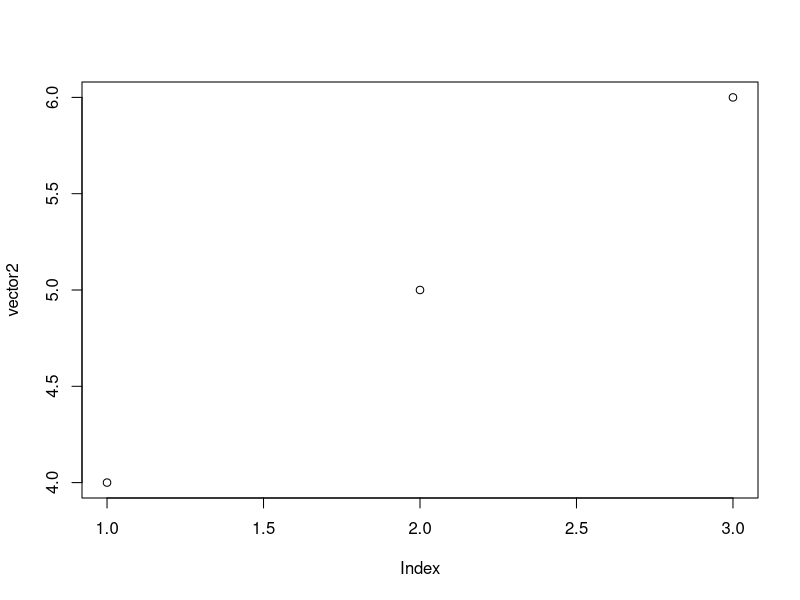

Generate this figure with R:
# 📏 Vector (one-dimensional data structure with the same data type) ####
vector1 <- c(1L, 2L, 3L) # Create an integer vector
vector1 # Display the vector
class(vector1) # Check the data type of the vector

vector2 <- seq(from = 4, to = 6, by = 1) # Create a numeric sequence from 4 to 6 with step 1
vector2 # Display the vector
class(vector2) # Check the data type of the vector

vector3 <- rep(x = 7, times = 3) # Create a numeric vector repeating 7 three times
vector3 # Display the vector
class(vector3) # Check the data type of the vector

vector4 <- c("a", "b", "c") # Create a character vector
vector4 # Display the vector
class(vector4) # Check the data type of the vector

combined_vector <- c(vector1, vector2, vector3, vector4) # Combine all vectors into one
combined_vector # Display the combined vector
class(combined_vector) # Check the data type of the combined vector

sort(x = c(vector1, vector2), decreasing = TRUE) # Sort combined numeric vectors in descending order
sort(x = c(vector1, vector2), decreasing = FALSE) # Sort combined numeric vectors in ascending order
sum(vector1) # Sum of numeric vector elements
mean(vector2) # Mean of numeric sequence
plot(vector2) # Basic plotting
length(vector4) # Count elements in a character vector

# 📦 List (one-dimensional data structure with mixed data types) ####
vector1 <- c(1, 2, 3, 4) # Create a numeric vector
vector2 <- c("a", "b", "c", "d") # Create a character vector
list1 <- list(vector1, vector2) # Create a list containing vectors of different types
list1 # Display the list
class(list1) # Check the data type of the list
class(list1[[1]]) # Check the data type of the first element of the list
class(list1[[2]]) # Check the data type of the second element of the list

sum(list1[[1]]) # Sum of numeric vector stored in the list
length(list1[[2]]) # Count elements of character vector in the list
list1[[1]] + 10 # Add 10 to each element of numeric vector in the list
paste(list1[[2]], "1", sep = "") # Append "1" to each character element in the list

# 🧮 Matrix (two-dimensional data structure with the same data type) ####
matrix1 <- matrix(data = c(1, 2, 3), nrow = 3, ncol = 1) # Create a matrix with 3 rows and 1 column
matrix1 # Display the matrix
class(matrix1) # Check the data type of the matrix

matrix2 <- matrix(data = c(4, 5, 6), nrow = 3, ncol = 1) # Create another matrix with 3 rows and 1 column
matrix2 # Display the matrix
class(matrix2) # Check the data type of the matrix

matrix3 <- matrix(data = seq(from = 7, to = 12, by = 1), nrow = 3, ncol = 2) # Create a matrix with 3 rows and 2 columns
matrix3 # Display the matrix
class(matrix3) # Check the data type of the matrix

matrix_cbind <- cbind(matrix1, matrix2, matrix3) # Combine matrices by columns (same number of rows required)
matrix_cbind # Display the combined matrix
class(matrix_cbind) # Check the data type of the combined matrix

matrix_rbind <- rbind(matrix1, matrix2) # Combine matrices by rows (same number of columns required)
matrix_rbind # Display the combined matrix
class(matrix_rbind) # Check the data type of the combined matrix

matrix_flatten <- c(matrix1, matrix2, matrix3) # Flatten all matrices into a single vector
matrix_flatten # Display the flattened vector
class(matrix_flatten) # Check the data type of the flattened object

rowSums(matrix_cbind) # Sum of each row
colMeans(matrix_cbind) # Mean of each column
t(matrix_cbind) # Transpose of a matrix
matrix_cbind * matrix_cbind # Element-wise product

# 🧩 Array (multi-dimensional data structure with the same data type) ####
array1 <- array(data = 1:8, dim = c(2, 2, 2)) # Create a 3D array: 2 rows × 2 columns × 2 layers
array1 # Display the 3D array
class(array1) # Check the data type of the array
dim(array1) # Check the dimensions of the array (rows, columns, layers)

array2 <- array(data = 1:16, dim = c(2, 2, 2, 2)) # Create a 4D array: 2 rows × 2 columns × 2 layers × 2 blocks
array2 # Display the 4D array
class(array2) # Check the data type of the array
dim(array2) # Check the dimensions of the array (rows, columns, layers, blocks)

array_flatten <- c(array1, array2) # Combine and flatten array1 and array2 into a one-dimensional vector
array_flatten # Display the flattened vector
class(array_flatten) # Check the data type of the flattened object

array1[,,1] # Access first layer
array1[,,2] # Access second layer
apply(X = array1, MARGIN = c(1,2), FUN = sum) # Sum across layers
mean(array2) # Mean of all elements in a 4D array

# 🗂️ Dataframe (two-dimensional data structure with mixed data types) ####
set.seed(123) # Reproducible results
n <- 20 # Sample size

id <- seq(from = 1, to = n, by = 1) # Generate ID sequence from 1 to 20
age <- round(x = rnorm(n = n, mean = 30, sd = 5), digits = 1) # Generate 20 ages randomly, normally distributed (mean = 30, SD = 5), rounded to 1 decimal
sex <- factor(sample(x = c(0, 1), size = n, replace = TRUE), levels = c(0, 1), labels = c("Female", "Male")) # Generate 20 random sex values
smoke <- factor(sample(x = c(0, 1), size = n, replace = TRUE), levels = c(0, 1), labels = c("No", "Yes")) # Generate 20 random smoker values
bmi <- round(x = rnorm(n = n, mean = 25, sd = 5), digits = 2) # Generate 20 BMIs randomly, normally distributed (mean = 25, SD = 5), rounded to 2 decimals

df <- data.frame(Id = id, Age = age, Sex = sex, BMI = bmi, Smoke = smoke) # Create dataframe
df$Id <- as.integer(df$Id) # Convert Id variable to integer

View(x = df, title = "Dataframe created") # Open dataframe in spreadsheet-style viewer
df # Display entire dataframe in console
head(x = df, n = 5L) # Show first 5 rows
tail(x = df, n = 5L) # Show last 5 rows

str(df) # Show internal structure and variable types
dim(df) # Show number of observations (rows) and variables (columns)
length(df) # Show number of variables
names(df) # Show variable names
class(df) # Show object type

df <- df[order(df$Id, decreasing = FALSE), ]  # Sort dataframe rows by ID in ascending order
sapply(X = df, FUN = class) # Show variable types as a vector
lapply(X = df, FUN = class) # Show variable types as a list

df[1,] # Access first row of the dataframe
df[,1] # Access first column of the dataframe
df[1,2] # Access value in first row, second column
df$Age[1] # Access first value of Age variable

df_young <- subset(x = df, subset = Age <= 30) # Create a dataframe with only young participants (Age <= 30)
df_young # Display young participants

df_female <- subset(x = df, subset = Sex == "Female") # Create a dataframe with only female observations
df_female # Display female participants

df_young_female <- subset(x = df, subset = Age <= 30 & Sex == "Female") # Create a dataframe with only young female participants
df_young_female # Display young female participants